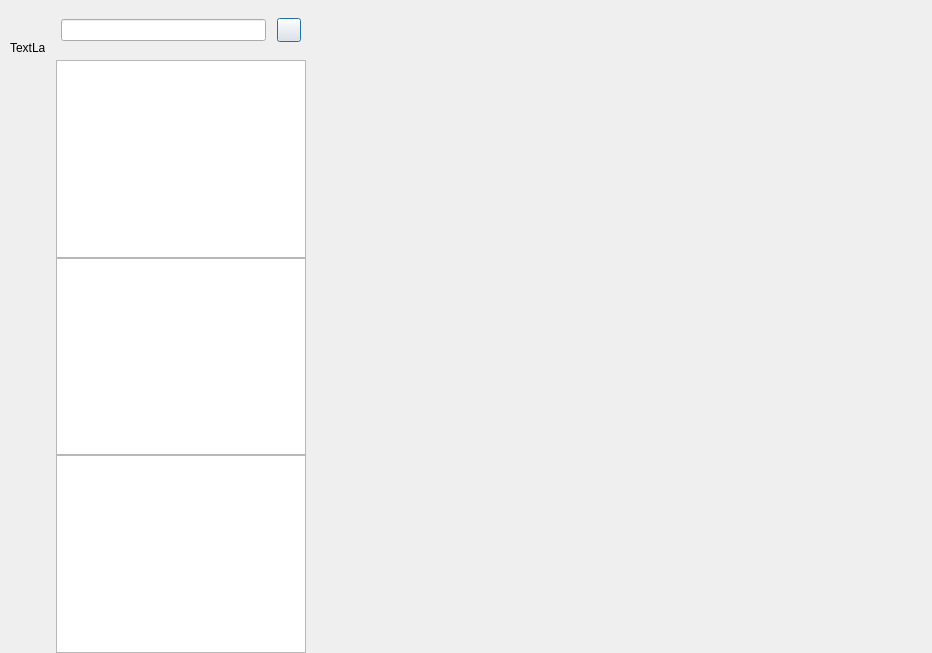
<?xml version="1.0" encoding="UTF-8"?>
<ui version="4.0">
 <class>ChatDialog</class>
 <widget class="QDialog" name="ChatDialog">
  <property name="geometry">
   <rect>
    <x>0</x>
    <y>0</y>
    <width>932</width>
    <height>653</height>
   </rect>
  </property>
  <property name="windowTitle">
   <string>Dialog</string>
  </property>
  <layout class="QHBoxLayout" name="horizontalLayout">
   <property name="spacing">
    <number>0</number>
   </property>
   <property name="leftMargin">
    <number>0</number>
   </property>
   <property name="topMargin">
    <number>0</number>
   </property>
   <property name="rightMargin">
    <number>0</number>
   </property>
   <property name="bottomMargin">
    <number>0</number>
   </property>
   <item>
    <widget class="QWidget" name="side_bar" native="true">
     <property name="sizePolicy">
      <sizepolicy hsizetype="Fixed" vsizetype="Expanding">
       <horstretch>0</horstretch>
       <verstretch>0</verstretch>
      </sizepolicy>
     </property>
     <property name="minimumSize">
      <size>
       <width>56</width>
       <height>0</height>
      </size>
     </property>
     <property name="maximumSize">
      <size>
       <width>56</width>
       <height>16777215</height>
      </size>
     </property>
     <layout class="QVBoxLayout" name="verticalLayout">
      <property name="leftMargin">
       <number>10</number>
      </property>
      <property name="topMargin">
       <number>30</number>
      </property>
      <property name="rightMargin">
       <number>0</number>
      </property>
      <property name="bottomMargin">
       <number>0</number>
      </property>
      <item>
       <widget class="QWidget" name="widget" native="true">
        <layout class="QVBoxLayout" name="verticalLayout_3">
         <property name="spacing">
          <number>30</number>
         </property>
         <property name="leftMargin">
          <number>0</number>
         </property>
         <property name="topMargin">
          <number>0</number>
         </property>
         <property name="rightMargin">
          <number>0</number>
         </property>
         <property name="bottomMargin">
          <number>0</number>
         </property>
         <item>
          <widget class="QLabel" name="side_head_label">
           <property name="minimumSize">
            <size>
             <width>35</width>
             <height>35</height>
            </size>
           </property>
           <property name="maximumSize">
            <size>
             <width>35</width>
             <height>35</height>
            </size>
           </property>
           <property name="text">
            <string>TextLabel</string>
           </property>
          </widget>
         </item>
         <item>
          <widget class="StateWidget" name="side_chat_label" native="true">
           <property name="minimumSize">
            <size>
             <width>30</width>
             <height>30</height>
            </size>
           </property>
           <property name="maximumSize">
            <size>
             <width>30</width>
             <height>30</height>
            </size>
           </property>
          </widget>
         </item>
         <item>
          <widget class="StateWidget" name="side_contact_label" native="true">
           <property name="minimumSize">
            <size>
             <width>30</width>
             <height>30</height>
            </size>
           </property>
           <property name="maximumSize">
            <size>
             <width>30</width>
             <height>30</height>
            </size>
           </property>
          </widget>
         </item>
        </layout>
       </widget>
      </item>
      <item>
       <spacer name="verticalSpacer">
        <property name="orientation">
         <enum>Qt::Vertical</enum>
        </property>
        <property name="sizeHint" stdset="0">
         <size>
          <width>20</width>
          <height>40</height>
         </size>
        </property>
       </spacer>
      </item>
     </layout>
    </widget>
   </item>
   <item>
    <widget class="QWidget" name="chat_user_wid" native="true">
     <property name="maximumSize">
      <size>
       <width>250</width>
       <height>16777215</height>
      </size>
     </property>
     <layout class="QVBoxLayout" name="verticalLayout_2">
      <property name="spacing">
       <number>0</number>
      </property>
      <property name="leftMargin">
       <number>0</number>
      </property>
      <property name="topMargin">
       <number>0</number>
      </property>
      <property name="rightMargin">
       <number>0</number>
      </property>
      <property name="bottomMargin">
       <number>0</number>
      </property>
      <item>
       <widget class="QWidget" name="search_wid" native="true">
        <property name="minimumSize">
         <size>
          <width>0</width>
          <height>60</height>
         </size>
        </property>
        <property name="maximumSize">
         <size>
          <width>16777215</width>
          <height>16777215</height>
         </size>
        </property>
        <layout class="QHBoxLayout" name="horizontalLayout_2">
         <property name="leftMargin">
          <number>5</number>
         </property>
         <property name="topMargin">
          <number>0</number>
         </property>
         <property name="rightMargin">
          <number>5</number>
         </property>
         <property name="bottomMargin">
          <number>0</number>
         </property>
         <item>
          <widget class="CustomizeEdit" name="search_edit"/>
         </item>
         <item>
          <spacer name="horizontalSpacer">
           <property name="orientation">
            <enum>Qt::Horizontal</enum>
           </property>
           <property name="sizeType">
            <enum>QSizePolicy::Fixed</enum>
           </property>
           <property name="sizeHint" stdset="0">
            <size>
             <width>5</width>
             <height>20</height>
            </size>
           </property>
          </spacer>
         </item>
         <item>
          <widget class="ClickedBtn" name="add_btn">
           <property name="minimumSize">
            <size>
             <width>24</width>
             <height>24</height>
            </size>
           </property>
           <property name="maximumSize">
            <size>
             <width>24</width>
             <height>24</height>
            </size>
           </property>
           <property name="text">
            <string/>
           </property>
          </widget>
         </item>
        </layout>
       </widget>
      </item>
      <item>
       <widget class="ChatUserList" name="chat_user_list"/>
      </item>
      <item>
       <widget class="SearchList" name="search_list"/>
      </item>
      <item>
       <widget class="QListWidget" name="con_user_list"/>
      </item>
     </layout>
    </widget>
   </item>
   <item>
    <widget class="QStackedWidget" name="stackedWidget">
     <property name="currentIndex">
      <number>1</number>
     </property>
     <widget class="ChatPage" name="chat_page"/>
     <widget class="QWidget" name="friend_apply_page"/>
    </widget>
   </item>
  </layout>
 </widget>
 <customwidgets>
  <customwidget>
   <class>ClickedBtn</class>
   <extends>QPushButton</extends>
   <header location="global">clickedbtn.h</header>
  </customwidget>
  <customwidget>
   <class>CustomizeEdit</class>
   <extends>QLineEdit</extends>
   <header location="global">customizeedit.h</header>
  </customwidget>
  <customwidget>
   <class>ChatUserList</class>
   <extends>QListWidget</extends>
   <header location="global">chatuserlist.h</header>
  </customwidget>
  <customwidget>
   <class>ChatPage</class>
   <extends>QWidget</extends>
   <header>chatpage.h</header>
   <container>1</container>
  </customwidget>
  <customwidget>
   <class>StateWidget</class>
   <extends>QWidget</extends>
   <header location="global">statewidget.h</header>
   <container>1</container>
  </customwidget>
  <customwidget>
   <class>SearchList</class>
   <extends>QTableWidget</extends>
   <header location="global">searchlist.h</header>
  </customwidget>
 </customwidgets>
 <resources/>
 <connections/>
</ui>
